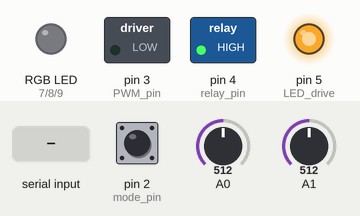
The sketch below on a simulated Arduino Uno, built with avr-gcc and run on an emulated ATmega328P. Parts: switched loads named in the sketch (green lamp = pin HIGH), an RGB LED mixed from three pins (HIGH = lit), output pins drawn as LEDs (lit = HIGH). Dashed ring = blinking. Inputs (shaded band) come from the test bench; at power-on: pin 2 (mode_pin) HIGH, A0 = 512, A1 = 512.

Above: at 1.2 s.
1.3 s: pin 2 (mode_pin) pulled LOW for 0.15 s
At 2.7 s:
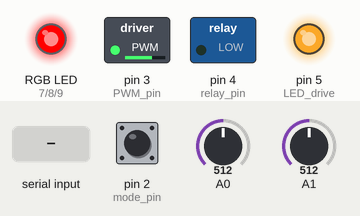
5.8 s: "PM2.5: \n" received over the second serial link
At 8.3 s:
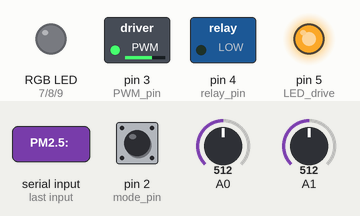
10.9 s: "200\n" received over the second serial link
At 13.5 s:
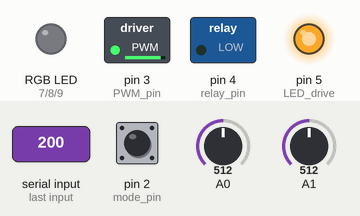
16.0 s: A0 set to 122
At 17.4 s:
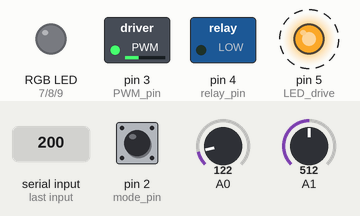
20.1 s: "0\n" received over the second serial link
At 22.3 s:
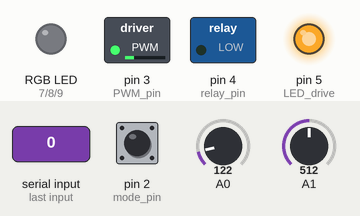
25.2 s: pin 2 (mode_pin) pulled LOW for 1 s
At 27.6 s:
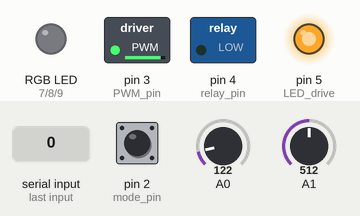
Timing chart, 0 to 33.3 s (numbered marks = the images above; inputs shaded):
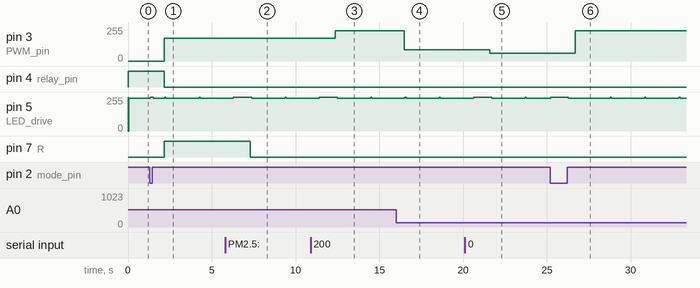

The sketch:

purifier.ino
```cpp
/**********************************/
/*Bluetooth controlled smart air purifier in-car
 *
 * 1. detect pm2.5 and HCHO concentration in air
 * 2. fan speed control via either pm2.5 or HCHO concentration in automatic
 * 3. monitored and controlled via bluetooth
 *
 * Auhor: Jingting(Johnny) Jiang
 * start date: Aug 8th 2017
 */


//A0 read the HCHO gas, A1 read PM2.5
//D2 detect button to switch mode
//D3 output PWM
//D4 control relay
//D5 driving LED of PM25
//D7,D8,D9 control RGB indicator LED
//D6 and D10 are software Tx and Rx port
//D11 detect state of BT module
//PWM OC2B control the motor rpm
//relay control the fan power

/*there are 4 modes
 * M0: manual mode, use potential meter to change rpm, red light
 * M1: PM2.5 auto mode, rpm vs PM2.5 concentration, green light
 * M2: HCHO auto mode, rpm vs HCHO concentration, blue light
 * M4: OFF mode, no light
 */

#include <SoftwareSerial.h>
#include <math.h>
#define mode_pin 2
#define PWM_pin 3
#define relay_pin 4
#define LED_drive 5
#define R 7
#define G 8
#define B 9
#define STx 6
#define SRx 10
#define bt_stat 11
#define baud 38400


SoftwareSerial BTSerial(SRx, STx);
String input;
boolean flag=true;
byte mode=3,temp_mode,fan_speed=4,temp_speed,light=1;
float PM25=0,HCHO=0;
unsigned long T0,T1;
//unsigned short t0,t1;

void setup(){
  T0=millis();//start time counting
  pwm_init();

  pinMode(LED_drive,OUTPUT); //PM2.5 LED driving pin
  digitalWrite(LED_drive,HIGH);

  pinMode(R,OUTPUT);
  pinMode(G,OUTPUT);
  pinMode(B,OUTPUT);
  digitalWrite(R,LOW);
  digitalWrite(G,LOW);
  digitalWrite(B,LOW);

  pinMode(relay_pin,OUTPUT);
  digitalWrite(relay_pin,HIGH);//use pnp to drive relay,low is ON

  attachInterrupt(digitalPinToInterrupt(mode_pin),mode_swap,LOW);
  attachInterrupt(digitalPinToInterrupt(bt_stat),bt_switch,CHANGE);

  ADCSRA&=0b11111100;//change default ADC clock prescale from 128 to 16
  /*Serial.begin(9600);
  while(!Serial){
  Serial.println("connnecting");
  }
  Serial.println("connected");*/
  BTSerial.begin(baud);
}

//when OCR2B=2, rpm is lowest, when OCR2B>=6 rpm is highest..

void loop(){
  PM25=PM25_read();
  HCHO=HCHO_read();
  if(BTSerial.available()){
    input=BTSerial.readString();
    temp_mode=input[0];
    temp_speed=fan_speed;
    fan_speed=input[1]-48;
    light=input[2]-48;
    //BTSerial.println(fan_speed);
    if(temp_mode==48){
      mode=0;
      if(fan_speed<0||fan_speed>7){
        fan_speed=temp_speed;
        BTSerial.println("invalid input,try again.(type-in from 0 to 6)");
      }
    }
    else if(temp_mode==49)
    mode=1;
    else if(temp_mode==50)
    mode=2;
    else if(temp_mode==51)
    mode=3;
    else{
    BTSerial.println("invalid input!(type-in 0,1,2,3 to switch mode)");
    fan_speed=temp_speed;
    }
  }
  BTSerial.print("mode: ");
  BTSerial.println(mode);

//manual
  if(mode==0){
    digitalWrite(relay_pin,LOW);
    if(!flag){
      pwm_init();
      flag=true;
    }
    //OCR2B=analogRead(A2)/110;
    //Serial.println(analogRead(A2));
    OCR2B=fan_speed+2;
    BTSerial.print("fan_speed: ");
    BTSerial.println(fan_speed);
    if(light==1){
      digitalWrite(R,HIGH);
      digitalWrite(G,LOW);
      digitalWrite(B,LOW);
    }
    else{
      digitalWrite(R,LOW);
      digitalWrite(G,LOW);
      digitalWrite(B,LOW);
    }
  }

//PM2.5
  else if(mode==1){
    digitalWrite(relay_pin,LOW);
    //mode_1();
    //OCR2B=6;
    if(!flag){
      pwm_init();
      flag=true;
    }
    if(PM25<=30)
    OCR2B=3;
    else if(PM25>30&&PM25<=40)
    OCR2B=4;
    else if(PM25>40&&PM25<=50)
    OCR2B=8;
    else if(PM25>50&&PM25<=70)
    OCR2B=6;
    else if(PM25>70&&PM25<=90)
    OCR2B=7;
    else if(PM25>90)
    OCR2B=8;
    if(light==1){
      digitalWrite(R,LOW);
      digitalWrite(G,HIGH);
      digitalWrite(B,LOW);
    }
    else{
      digitalWrite(R,LOW);
      digitalWrite(G,LOW);
      digitalWrite(B,LOW);
    }
    BTSerial.print("fan_speed: ");
    BTSerial.println(OCR2B-2);
    //BTSerial.println(OCR2B);
  }

//HCHO
  else if(mode==2){
    digitalWrite(relay_pin,LOW);
    //mode_2();
    //OCR2B=f(HCHO);
    //OCR2B=4;
    //test_pwm();
    //Serial.println(OCR2B+1);
    if(!flag){
      pwm_init();
      flag=true;
    }
    if(HCHO<=0.04)
    OCR2B=3;
    else if(HCHO>0.04&&HCHO<=0.10)
    OCR2B=4;
    else if(HCHO>0.10&&HCHO<=0.18)
    OCR2B=5;
    else if(HCHO>0.18&&HCHO<=0.25)
    OCR2B=6;
    else if(HCHO>0.25&&HCHO<=0.4)
    OCR2B=7;
    else if(HCHO>0.4)
    OCR2B=8;
    if(light==1){
      digitalWrite(R,LOW);
      digitalWrite(G,LOW);
      digitalWrite(B,HIGH);
    }
    else{
      digitalWrite(R,LOW);
      digitalWrite(G,LOW);
      digitalWrite(B,LOW);
    }
    BTSerial.print("fan_speed: ");
    BTSerial.println(OCR2B-2);
  }

//off
  else if(mode==3){
    digitalWrite(relay_pin,HIGH);
    digitalWrite(PWM_pin,LOW);//turn off pwm output
    flag=false;
    digitalWrite(R,LOW);
    digitalWrite(G,LOW);
    digitalWrite(B,LOW);
  }
  /*Serial.print("PM2.5: ");
  Serial.println(PM25);
  Serial.print("HCHO concentration: ");
  Serial.println(HCHO);*/
  if(millis()-T0<600000){
    BTSerial.print("HCHO reading currently inaccurate please wait for ");
    BTSerial.print(600-(millis()-T0)/1000.0);
    BTSerial.println(" seconds.");
  }
  BTSerial.print("PM2.5(ug/m^3): ");
  BTSerial.println(PM25);
  BTSerial.print("HCHO(mg/m^3): ");
  BTSerial.println(HCHO);
  //delay(5000);
}

void mode_swap(){
  detachInterrupt(digitalPinToInterrupt(mode_pin));
  BTSerial.println("interrupt");
  if(mode<3)
  mode++;
  else
  mode=0;
  //BTSerial.print("mode: ");
  //BTSerial.println(mode);
//debounce
  delay(20);
  while(digitalRead(mode_pin)!=HIGH){
    delay(5);
  }
  attachInterrupt(digitalPinToInterrupt(mode_pin),mode_swap,LOW);
}

void pwm_init(){
  // Fast PWM use tiumer/counter2
  pinMode(PWM_pin,OUTPUT); //OC2B PWM output,PD5
  //pinMode(11,OUTPUT); //OC2A PWM output,PD6
  byte COM2A=1; //Toggle OC2A on compare match
  byte COM2B=2; //OC2B in non-inverting mode
  byte WGM0=3; //WGM21:20
  byte WGM1=1; //WGM22
  byte CS2=3;//16MHz 64 prescale(N=64), f=7813Hz,  default CS2 is 3
//Timer register setting
  TCCR2A=(COM2A<<6)+(COM2B<<4)+WGM0;
  TCCR2B=(WGM1<<3)+CS2;
  OCR2A=9; //f=16MHz/(64*9+1)=25kHz
  OCR2B=0; //duty cycle= (OCR0B+1)/(1+OCR0A)
}

void bt_switch(){
  if(digitalRead(bt_stat)==LOW){
    BTSerial.end();
  }
  else{
    BTSerial.begin(baud);
  }
}

float PM25_read(){
  unsigned long val=0,temp_val=0;
  float output=0.0;
  byte N=200; //calculate the avg in 200 samples, take 2 seconds
  digitalWrite(LED_drive,HIGH);
  delay(1);
  for(byte i=0;i<N;i++){
    //t0=micros();
    digitalWrite(LED_drive,LOW);//if LED pin drived by pnp then LOW. npn use HIGH
    delayMicroseconds(280);
    //t0=micros();
    temp_val=analogRead(A1);// cost 112us default, 18us when prescaler os 16
    //t1=micros();
    //Serial.println(t1-t0);
    delayMicroseconds(22); //40-18
    digitalWrite(LED_drive,HIGH);
    delayMicroseconds(9680);
    //t1=micros();
    val+=temp_val;
    //Serial.println(temp_val);
  }
  output=((((((float)val*5.0/1024.0)/float(N))-0.6)/0.5)*100); //check datasheet for each parameter
  //BTSerial.println((val*5.0/1024.0)/N);
  return output;
}

float HCHO_read(){
  float output=0;
  float volt=0;
  short N=200;
  for(byte i=0;i<N;i++){
    volt+=analogRead(A0)*5.0/1024.0;
    //BTSerial.println(volt/(1+i));
  }
  volt/=N;
  output=pow(10.0,-3.665+3.009*volt-0.362*pow(volt,2));
  return output*30.013/24.45;
}

/*
void test_pwm(){
  if(flag){
    if(OCR2B<9)
      ++OCR2B;
    else
      flag=false;
  }
  else if(!flag){
    if(OCR2B!=0)
      --OCR2B;
    else
      flag=true;
  }
}

*/
```

Measured:
- after the input at 1.3 s, pin 3 (PWM_pin): 0/255 → 170/255 after 0.86 s; pin 4 (relay_pin): HIGH → LOW after 0.86 s; pin 7 (R): LOW → HIGH after 0.87 s
- after the input at 5.8 s, pin 7 (R): HIGH → LOW after 1.5 s
- after the input at 10.9 s, pin 3 (PWM_pin): 170/255 → 227/255 after 1.5 s
- after the input at 16.0 s, pin 3 (PWM_pin): 227/255 → 85/255 after 0.49 s
- after the input at 20.1 s, pin 3 (PWM_pin): 85/255 → 57/255 after 1.5 s
- after the input at 25.2 s, pin 3 (PWM_pin): 57/255 → 227/255 after 1.5 s
